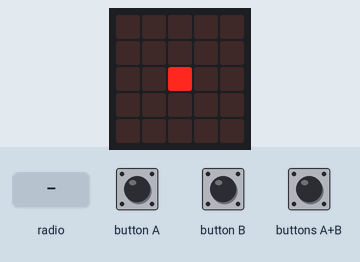
Bench run of a program on a simulated BBC micro:bit (MakeCode). Shown: the board's 5×5 LED display. The inputs (shaded band) are chosen by the test bench.

Above: at 0.7 s.
1.3 s: radio message "g" arrives
At 3.0 s:
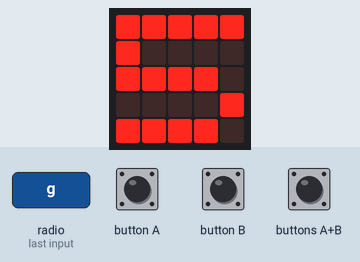
3.3 s: button A pressed for 0.15 s
At 5.3 s:
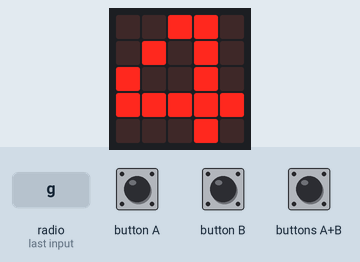
7.2 s: button A pressed for 0.15 s
At 8.8 s:
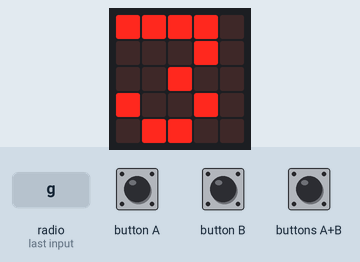
Timing chart, 0 to 10.3 s (numbered marks = the images above; inputs shaded):
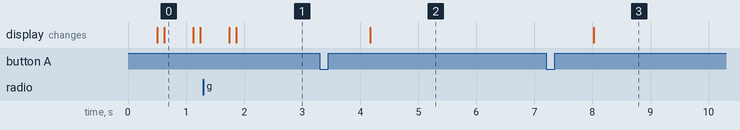

Measured:
- after the input at 1.3 s, the display: first differs from a run without the input after 0.56 s (image 1)
- after the input at 3.3 s, the display: changes after 0.87 s (image 2)
- after the input at 7.2 s, the display: changes after 0.82 s (image 3)
- what the display in image 0 shows lasts 0.5 s, from 0.6 s to 1.1 s

The program:

main.ts
```typescript
input.onButtonPressed(Button.A, function () {
    if (cursore > 0) {
        cursore += -1
    }
})
input.onButtonPressed(Button.AB, function () {
    radio.sendString("" + mia_sigla + "5")
})
radio.onReceivedString(function (receivedString) {
    if (receivedString == "g") {
        avviato = 1
        cursore = 5
    } else {
        utente = receivedString.substr(0, 1)
        codice = receivedString.substr(1, 1)
        if (utente == mia_sigla) {
            if (codice == "k") {
                basic.showIcon(IconNames.Heart)
            } else {
                basic.showString(codice)
            }
        }
    }
})
input.onButtonPressed(Button.B, function () {
    if (cursore < 9) {
        cursore += 1
    }
})
let codice = ""
let utente = ""
let avviato = 0
let cursore = 0
let mia_sigla = ""
radio.setGroup(101)
mia_sigla = "r"
basic.forever(function () {
    if (avviato == 0) {
        basic.showLeds(`
            . . . . .
            . . . . .
            . . # . .
            . . . . .
            . . . . .
            `)
        basic.pause(100)
        basic.clearScreen()
        basic.pause(100)
    } else {
        basic.showNumber(cursore)
    }
})
```

test.ts
```typescript
// i test vanno qui; questi non saranno compilati quando questo pacchetto viene usato come estensione.
```
